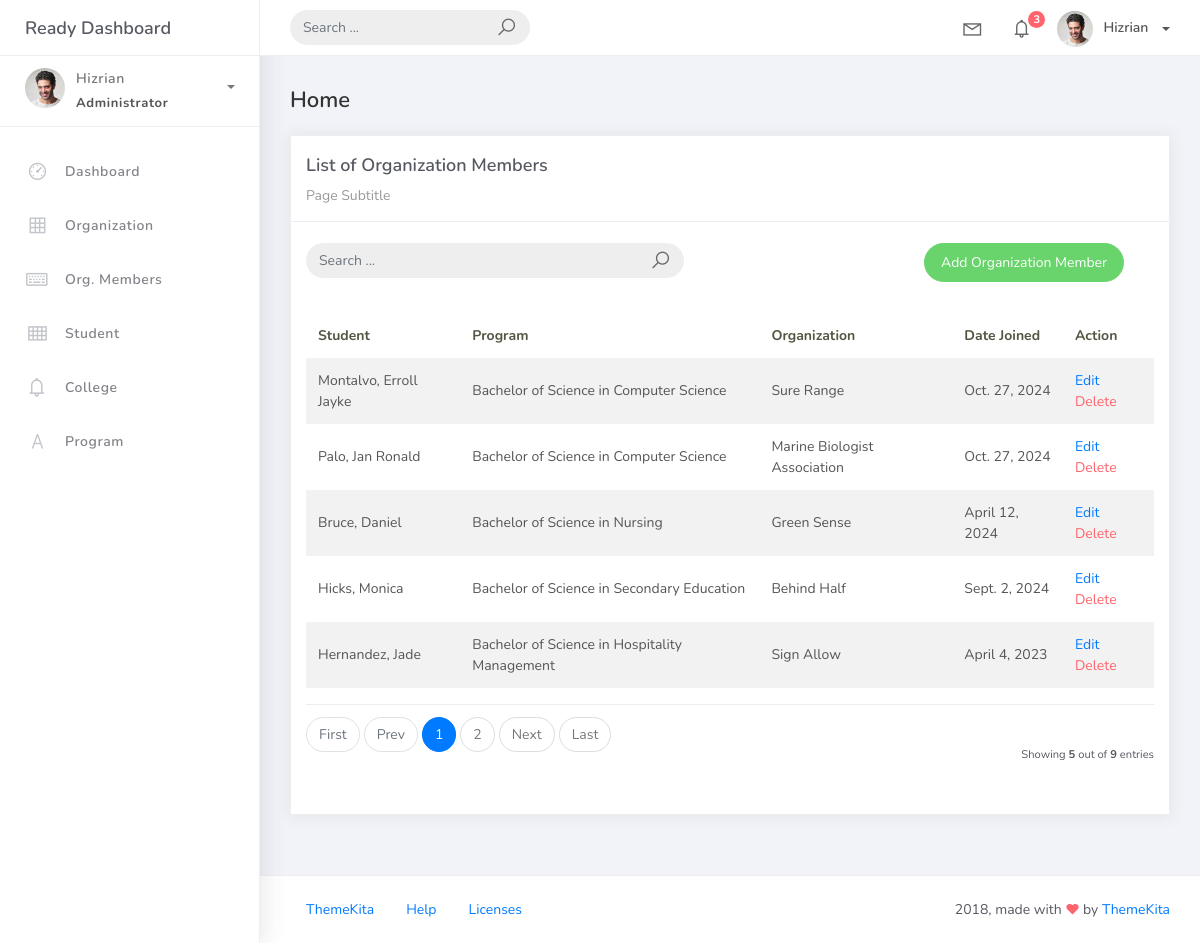
The app's page /orgmember_list, older data.
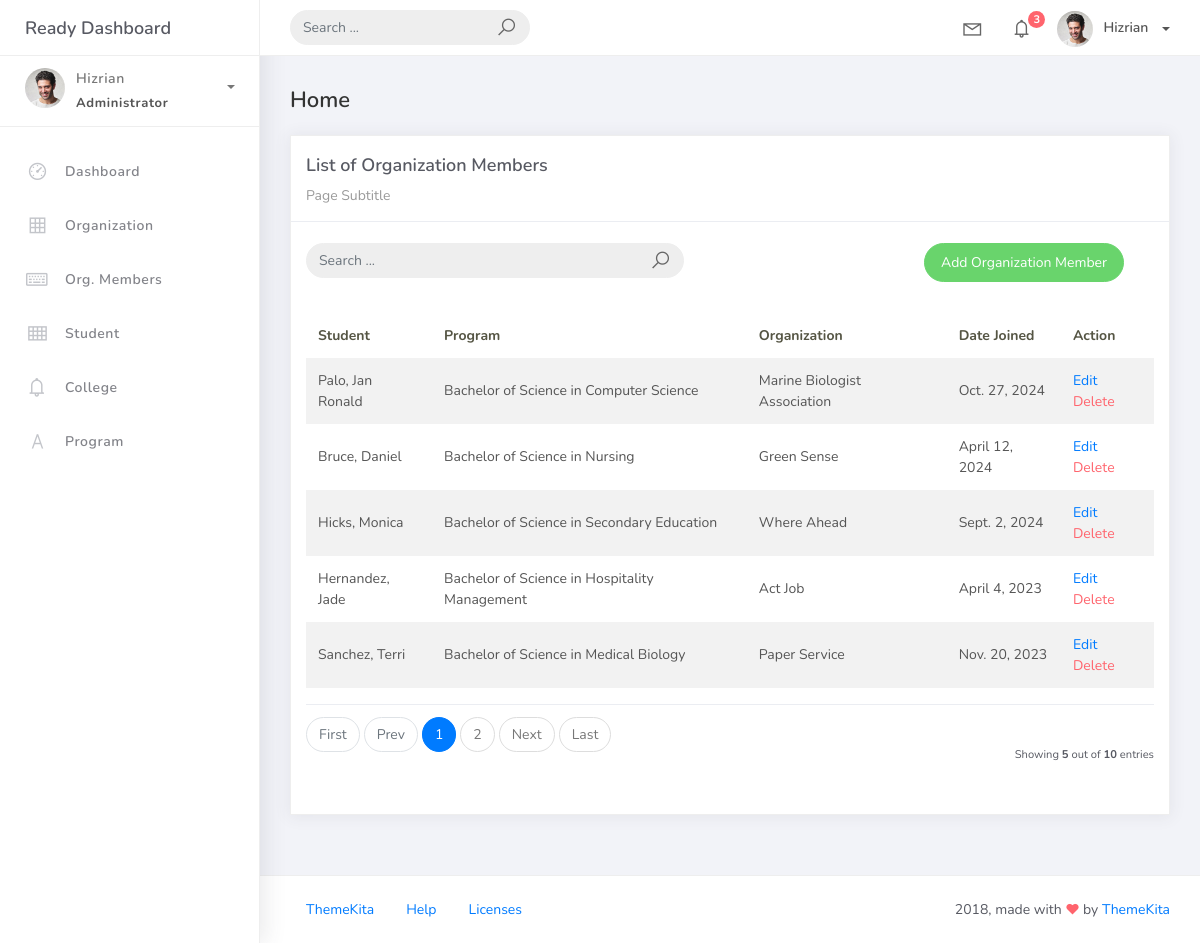
The same page, newer data.
### studentorg/models.py (models this page shows, shortened)
class BaseModel(models.Model):
    created_at = models.DateTimeField(auto_now_add=True, db_index=True)
    updated_at = models.DateTimeField(auto_now=True)
    class Meta:
        abstract = True

class OrgMember(BaseModel):
    student = models.ForeignKey(Student, on_delete=models.CASCADE)
    organization = models.ForeignKey(Organization, on_delete=models.CASCADE)
    date_joined = models.DateField()

class Student(BaseModel):
    student_id = models.CharField("Student ID", max_length=15)
    lastname = models.CharField("Last Name", max_length=25)
    firstname = models.CharField("First Name", max_length=25)
    middlename = models.CharField("Middle Name", max_length=25, blank=True, null=True)
    program = models.ForeignKey(Program, on_delete=models.CASCADE)
    def __str__(self):
        return f"{self.lastname}, {self.firstname}"

class Program(BaseModel):
    prog_name = models.CharField("Program", max_length=150)
    college = models.ForeignKey(College, on_delete=models.CASCADE)
    def __str__(self):
        return self.prog_name

class Organization(BaseModel):
    name = models.CharField(max_length=250)
    college = models.ForeignKey(College, null=True, blank=True, on_delete=models.CASCADE)
    description = models.CharField(max_length=500)
    def __str__(self):
        return self.name

### studentorg/views.py (the view)
# urls.py: path('orgmember_list', OrgMemberList.as_view(), name='orgmember-list'),
class OrgMemberList(ListView):
    model = OrgMember
    context_object_name = 'orgmember'
    template_name = 'org_member_list.html'
    paginate_by = 5
    def get_queryset(self, *args, **kwargs):
        qs = super(OrgMemberList, self).get_queryset(*args, **kwargs)
        if self.request.GET.get("q") is not None:
            query = self.request.GET.get('q')
            qs = qs.filter(Q(student__firstname__icontains=query) | Q(student__lastname__icontains=query) | Q(student__middlename__icontains=query) | Q(organization__name__icontains=query) | Q(student__program__prog_name__icontains=query))
        return qs

### templates/org_member_list.html
{% extends 'base.html' %}
{% load static %}
{% block content %}
<div class="content">
   <div class="container-fluid">
     <h4 class="page-title">Home</h4>
     <div class="row">
       <div class="col-md-12">
         <div class="card">
           <div class="card-header">
             <div class="card-title">List of Organization Members</div>
             <div class="card-category">Page Subtitle</div>
           </div>
           <br />
<div class="col-md-12 row">
 <div class="col-md-6">
  <form class="navbar-left navbar-form nav-search mr-md-3" action="{% url 'orgmember-list' %}">
          <div class="input-group">
           <input type="text" placeholder="Search ..." class="form-control" name="q"/>
           <div class="input-group-append">
           <span class="input-group-text">
            <i class="la la-search search-icon"></i>
           </span>
           </div>
          </div>
         </form>
        </div>
        <div class="col-md-6">
         <div class="pull-right">
    <a href="{% url 'orgmember-add' %}" class="btn btn-success btn-rounded">Add Organization Member</a>
         </div>
 </div>
</div>
           <div class="card-body">
             <table class="table table-striped mt-3">
               <thead>
                 <tr>
                   <th scope="col">Student</th>
                   <th scope="col">Program</th>
                   <th scope="col">Organization</th>
                   <th scope="col">Date Joined</th>
                   <th scope="col">Action</th>
                 </tr>
               </thead>
               <tbody>
                 {% for object in object_list %}
                 <tr>
                   <td>{{ object.student }}</td>
                   <td>{{ object.student.program }}</td>
                   <td>{{ object.organization }}</td>
                   <td>{{ object.date_joined }}</td>
                   <td>
                    <a href="orgmember_list/{{ object.id }}">Edit</a>
                    <a href="orgmember_list/{{ object.id }}/delete" class="text-danger">Delete</a>
                   </td>
                </tr>
                {% empty %}
                <tr>
                    <td colspan="4" style="text-align: center">
                        <p class="text-sm font-weight-bold mb-0">No Records Found</p>
                    </td>
                 </tr>
                 {% endfor %}
               </tbody>
             </table>
             {% include 'includes/pagination.html' %}
           </div>
         </div>
       </div>
     </div>
   </div>
</div>
{% endblock %}

### templates/base.html (shortened to what this page needs)
{% load static %}
<!DOCTYPE html>
<html>
<head>
	<link rel="stylesheet" href="{% static 'css/bootstrap.min.css' %}">
	<link rel="stylesheet" href="{% static 'css/ready.css' %}">
	<link rel="stylesheet" href="{% static 'css/demo.css' %}">
</head>
<body>
	<div class="wrapper">
		<div class="main-header">
			<div class="logo-header">
				<a href="index.html" class="logo">
					Ready Dashboard
				</a>
			</div>
			<nav class="navbar navbar-header navbar-expand-lg">
				<div class="container-fluid">
					<form class="navbar-left navbar-form nav-search mr-md-3" action="">
						<div class="input-group">
							<input type="text" placeholder="Search ..." class="form-control">
							<div class="input-group-append">
								<span class="input-group-text">
									<i class="la la-search search-icon"></i>
								</span>
							</div>
						</div>
					</form>
					<ul class="navbar-nav topbar-nav ml-md-auto align-items-center">
						<li class="nav-item dropdown hidden-caret">
							<a class="nav-link dropdown-toggle" href="#" id="navbarDropdown" role="button" data-toggle="dropdown" aria-haspopup="true" aria-expanded="false">
								<i class="la la-envelope"></i>
							</a>
						</li>
						<li class="nav-item dropdown hidden-caret">
							<a class="nav-link dropdown-toggle" href="#" id="navbarDropdown" role="button" data-toggle="dropdown" aria-haspopup="true" aria-expanded="false">
								<i class="la la-bell"></i>
								<span class="notification">3</span>
							</a>
						</li>
						<li class="nav-item dropdown">
							<a class="dropdown-toggle profile-pic" data-toggle="dropdown" href="#" aria-expanded="false"> <img src="{% static 'img/profile.jpg' %}" alt="user-img" width="36" class="img-circle"><span >Hizrian</span></span> </a>
							</li>
						</ul>
					</div>
				</nav>
			</div>
			<div class="sidebar">
				<div class="scrollbar-inner sidebar-wrapper">
					<div class="user">
						<div class="photo">
							<img src="{% static 'img/profile.jpg' %}">
						</div>
						<div class="info">
							<a class="" data-toggle="collapse" href="#collapseExample" aria-expanded="true">
								<span>
									Hizrian
									<span class="user-level">Administrator</span>
									<span class="caret"></span>
								</span>
							</a>
						</div>
					</div>
					<ul class="nav">
						<li class="nav-item">
							<a href="{% url 'dashboard' %}">
								<i class="la la-dashboard"></i>
								<p>Dashboard</p>
							</a>
						</li>
						<li class="nav-item">
							<a href="{% url 'organization-list' %}">
								<i class="la la-table"></i>
								<p>Organization</p>
							</a>
						</li>
						<li class="nav-item">
							<a href="{% url 'orgmember-list' %}">
								<i class="la la-keyboard-o"></i>
								<p>Org. Members</p>
							</a>
						</li>
						<li class="nav-item">
							<a href="{% url 'student-list' %}">
								<i class="la la-th"></i>
								<p>Student</p>
							</a>
						</li>
						<li class="nav-item">
							<a href="{% url 'college-list' %}">
								<i class="la la-bell"></i>
								<p>College</p>
							</a>
						</li>
						<li class="nav-item">
							<a href="{% url 'program-list' %}">
								<i class="la la-font"></i>
								<p>Program</p>
							</a>
						</li>
					</ul>
				</div>
			</div>
			<div class="main-panel">
                {% block content %}
                {% endblock %}
				<footer class="footer">
					<div class="container-fluid">
						<nav class="pull-left">
							<ul class="nav">
								<li class="nav-item">
									<a class="nav-link" href="http://www.themekita.com">
										ThemeKita
									</a>
								</li>
								<li class="nav-item">
									<a class="nav-link" href="#">
										Help
									</a>
								</li>
								<li class="nav-item">
									<a class="nav-link" href="https://themewagon.com/license/#free-item">
										Licenses
									</a>
								</li>
							</ul>
						</nav>
						<div class="copyright ml-auto">
							2018, made with <i class="la la-heart heart text-danger"></i> by <a href="http://www.themekita.com">ThemeKita</a>
						</div>
					</div>
				</footer>
			</div>
		</div>
</body>
</html>

### templates/includes/pagination.html (shortened to what this page needs)
{% if is_paginated %}
<div class="card-footer px-0 border-0 d-flex flex-column flex-lg-row align-items-center justify-content-between mt-3">
  <nav aria-label="Topics pagination" class="mb-4">
    <ul class="pagination">
      {% if page_obj.number > 1 %}
      <li class="page-item">
        <a class="page-link" href="?page=1">First</a>
      </li>
      {% else %}
      <li class="page-item disabled">
        <span class="page-link">First</span>
      </li>
      {% endif %}
      {% if page_obj.has_previous %}
      <li class="page-item">
        <a class="page-link" href="?page={{ page_obj.previous_page_number }}">Prev</a>
      </li>
      {% else %}
      <li class="page-item disabled">
        <span class="page-link">Prev</span>
      </li>
      {% endif %}
      {% for page_num in paginator.page_range %}
      {% if page_obj.number == page_num %}
      <li class="page-item active">
        <span class="page-link">
          {{ page_num }}
        </span>
      </li>
      {% elif page_num > page_obj.number|add:'-3' and page_num < page_obj.number|add:'3' %}
      <li class="page-item">
        <a class="page-link" href="?page={{ page_num }}">{{ page_num }}</a>
      </li>
      {% endif %}
      {% endfor %}
      {% if page_obj.has_next %}
      <li class="page-item">
        <a class="page-link" href="?page={{ page_obj.next_page_number }}">Next</a>
      </li>
      {% else %}
      <li class="page-item disabled">
        <span class="page-link">Next</span>
      </li>
      {% endif %}
      {% if page_obj.number != paginator.num_pages %}
      <li class="page-item">
        <a class="page-link" href="?page={{ paginator.num_pages }}">Last</a>
      </li>
      {% else %}
      <li class="page-item disabled">
        <span class="page-link">Last</span>
      </li>
      {% endif %}
    </ul>
  </nav>
  <div class="fw-normal small mt-4 mt-lg-0">Showing <b>{{object_list.count}}</b> out of <b>{{paginator.count}}</b> entries</div>
</div>
{% endif %}

Row changes from the older to the newer data that the page shows:
removed OrgMember: student "Montalvo, Erroll Jayke", student.program "Bachelor of Science in Computer Science", organization "Sure Range", date_joined "Oct. 27, 2024"
changed OrgMember "Hicks, Monica": organization "Behind Half" → "Where Ahead"
changed OrgMember "Hernandez, Jade": organization "Sign Allow" → "Act Job"
now on this page (row unchanged): OrgMember: student "Sanchez, Terri", student.program "Bachelor of Science in Medical Biology", organization "Paper Service", date_joined "Nov. 20, 2023"
Text that changed along with them:
{{ paginator.count }}: "9" → "10"
